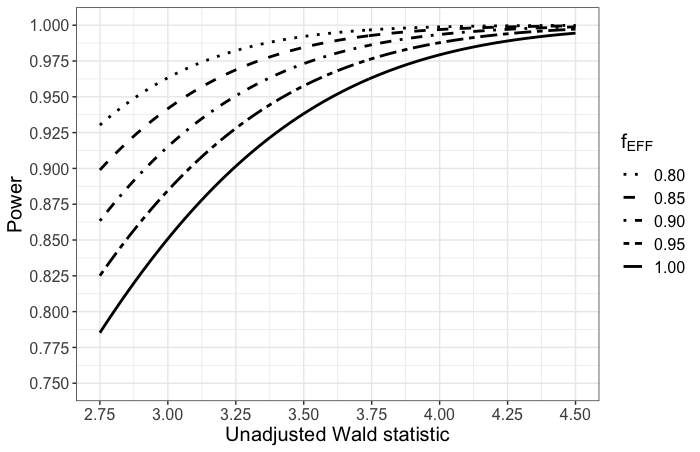

Recreate this plot in R.

# Generate a plot showing the relationship between power gain and the efficiency factor
# in Wald test
# This can be used in linear regression and logistic regression, by changing
# the definition of the efficiency factor

library(ggplot2)
library(tidyverse)

rm(list=ls())
setwd('/Users/liyunfan/Documents/Simulation_logistic')

# Function of Wald test power 
wald_pow = function(x) (pnorm(qnorm(0.025)+x) + pnorm(qnorm(0.025)-x))
seq_w = seq(0,5,by=0.01)
seq_wald_pow = lapply(X=seq_w, FUN=wald_pow)

#Now do a finer plot to zoom in the possible area
seq_f = seq(0.8,1,by=0.05)[5:1]
seq_adj_pow = matrix(, nrow=length(seq_f), ncol=length(seq_w))
for (i in 1:length(seq_f)) {
  f = seq_f[i]
  seq_adj_w = seq_w/f
  seq_adj_pow[i,] = unlist(lapply(X=seq_adj_w, FUN=wald_pow))
}

# Plot power gain by the efficiency factor
seq_adj_pow = t(seq_adj_pow)
colnames(seq_adj_pow) = sprintf("%.2f",seq_f)
all = data.frame(seq_w, seq_adj_pow)
colnames(all)[2:6] = sprintf("%.2f",seq_f)
pow.gathered = all %>%
  as_data_frame() %>%
  gather(key = 'efficiency', value='value',
         -seq_w)
power_curves = ggplot(pow.gathered, aes(x=seq_w, y=value)) +
  geom_line(aes(linetype=efficiency), size=1) +
  scale_linetype_manual(values=c('dotted','dashed','dotdash','twodash','solid')) +
  theme_bw() +
  scale_y_continuous(breaks = seq(0.75, 1, by=0.025), limits=c(0.75,1)) +
  scale_x_continuous(breaks = seq(2.5, 4.5, by=0.25), limits=c(2.75,4.5)) +
  scale_color_viridis_d() +
  xlab('Unadjusted Wald statistic') + ylab('Power') +
  theme(text=element_text(size=15)) +
  labs(linetype=expression(f[EFF]))
ggsave('power_curves.eps', plot=power_curves, device='eps', dpi=800)


